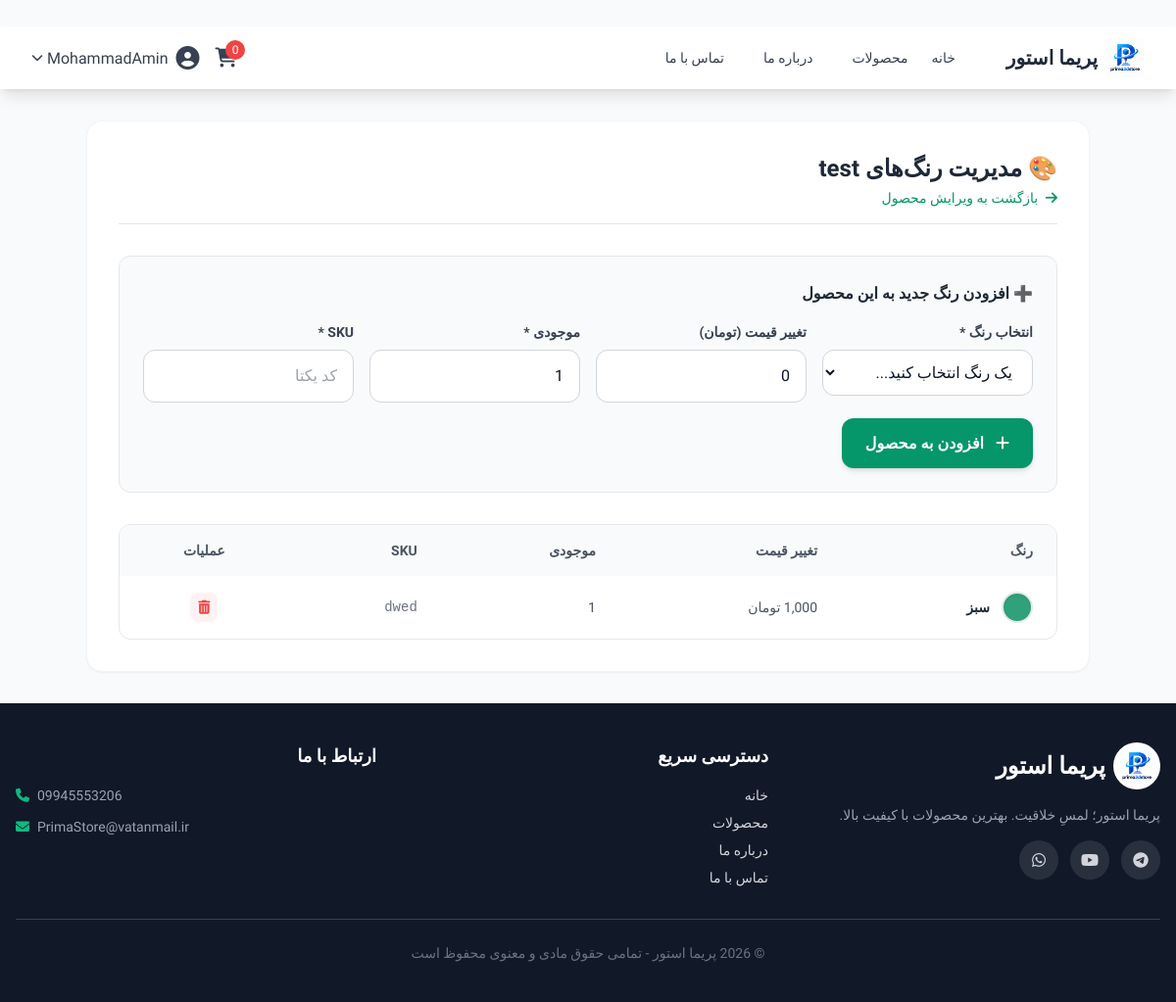
Page /admin/products/1/variants (signed in) on the committed database.
### app/main.py (models this page shows)
class User(UserMixin, db.Model):
    __tablename__ = 'users'
    id = db.Column(db.Integer, primary_key=True)
    username = db.Column(db.String(80), unique=True, nullable=False)
    email = db.Column(db.String(120), unique=True, nullable=False)
    password_hash = db.Column(db.String(200), nullable=False)
    full_name = db.Column(db.String(100))
    is_admin = db.Column(db.Boolean, default=False)
    is_active = db.Column(db.Boolean, default=True)

class Product(db.Model):
    __tablename__ = 'products'
    id = db.Column(db.Integer, primary_key=True)
    name = db.Column(db.String(200), nullable=False)
    slug = db.Column(db.String(200), unique=True, nullable=False)
    description = db.Column(db.Text)
    price = db.Column(db.Numeric(10, 2), nullable=False)
    quantity = db.Column(db.Integer, default=0)
    category_id = db.Column(db.Integer, db.ForeignKey('categories.id'))
    user_id = db.Column(db.Integer, db.ForeignKey('users.id'))
    material = db.Column(db.String(100))
    color = db.Column(db.String(50), nullable=True)
    color_name = db.Column(db.String(50), nullable=True)
    is_available = db.Column(db.Boolean, default=True)
    status = db.Column(db.String(20), default='published')
    image_url = db.Column(db.String(300), nullable=True)
    discount_price = db.Column(db.Numeric(10, 2), nullable=True)
    sales_count = db.Column(db.Integer, default=0)
    view_count = db.Column(db.Integer, default=0)
    created_at = db.Column(db.DateTime, default=db.func.current_timestamp())

class ProductVariant(db.Model):
    __tablename__ = 'product_variants'
    id = db.Column(db.Integer, primary_key=True)
    product_id = db.Column(db.Integer, db.ForeignKey('products.id'), nullable=False)
    name = db.Column(db.String(100), nullable=False)
    value = db.Column(db.String(100), nullable=False)
    color_code = db.Column(db.String(20), nullable=True)
    price_adjustment = db.Column(db.Numeric(10, 2), default=0.00)
    quantity = db.Column(db.Integer, default=0)
    sku = db.Column(db.String(100), unique=True, nullable=False)
    image_url = db.Column(db.String(300), nullable=True)
    created_at = db.Column(db.DateTime, default=db.func.current_timestamp())
    product = db.relationship('Product', backref='variants')

### app/main.py (the view)
@app.route('/admin/products/<int:product_id>/variants')
@login_required
def admin_product_variants(product_id):
    if not current_user.is_admin:
        flash('دسترسی غیرمجاز!', 'error')
        return redirect(url_for('index'))
    product = Product.query.get_or_404(product_id)
    variants = ProductVariant.query.filter_by(product_id=product_id).all()
    colors = Color.query.order_by(Color.name).all()
    return render_template('admin/variants.html', product=product, variants=variants, colors=colors)

### app/main.py (called while the page is built)
@login_manager.user_loader
def load_user(user_id):
    return User.query.get(int(user_id))

@app.template_filter('format_currency')
def format_currency(value):
    if value is None:
        return '۰ تومان'
    try:
        return f"{int(value):,} تومان"
    except:
        return '۰ تومان'

@app.context_processor
def inject_announcement():
    global announcement, announcement_link, announcement_page
    from datetime import datetime
    current_page = request.endpoint or ""
    show = False
    if announcement_page == "all":
        show = True
    elif announcement_page == "home" and current_page == "index":
        show = True
    elif announcement_page == "products" and current_page == "products":
        show = True
    elif announcement_page == "product" and current_page == "product_detail":
        show = True
    return {
        "announcement": announcement if show else None,
        "announcement_link": announcement_link if show else None,
        "now": datetime.now()
    }

### app/interfaces/templates/admin/variants.html (shortened to what this page needs)
﻿{% extends "base.html" %}
{% block content %}
<div class="max-w-5xl mx-auto bg-white rounded-2xl shadow-sm border border-gray-100 p-8">
    <div class="flex justify-between items-center mb-8 border-b pb-4">
        <div>
            <h1 class="text-2xl font-bold text-gray-800">🎨 مدیریت رنگ‌های {{ product.name }}</h1>
            <a href="/admin/products/edit/{{ product.id }}" class="text-emerald-600 hover:text-emerald-800 text-sm mt-1 inline-block">
                <i class="fas fa-arrow-right ml-1"></i> بازگشت به ویرایش محصول
            </a>
        </div>
    </div>
    <div class="bg-gray-50 p-6 rounded-xl border border-gray-200 mb-8">
        <h3 class="font-bold mb-4 text-gray-800">➕ افزودن رنگ جدید به این محصول</h3>
        <form action="/admin/products/{{ product.id }}/variants/create" method="POST">
            <div class="grid grid-cols-1 md:grid-cols-2 lg:grid-cols-4 gap-4 mb-4">
                <div>
                    <label class="block text-sm font-semibold mb-2 text-gray-700">انتخاب رنگ *</label>
                    <select id="colorSelect" required class="w-full px-4 py-3 border border-gray-300 rounded-xl focus:outline-none focus:border-emerald-500 bg-white">
                        <option value="" disabled selected>یک رنگ انتخاب کنید...</option>
                    </select>
                </div>
                <div>
                    <label class="block text-sm font-semibold mb-2 text-gray-700">تغییر قیمت (تومان)</label>
                    <input type="number" name="price_adjustment" placeholder="۰" step="1000" value="0" class="w-full px-4 py-3 border border-gray-300 rounded-xl focus:outline-none focus:border-emerald-500 bg-white">
                </div>
                <div>
                    <label class="block text-sm font-semibold mb-2 text-gray-700">موجودی *</label>
                    <input type="number" name="quantity" placeholder="تعداد" min="0" value="1" required class="w-full px-4 py-3 border border-gray-300 rounded-xl focus:outline-none focus:border-emerald-500 bg-white">
                </div>
                <div>
                    <label class="block text-sm font-semibold mb-2 text-gray-700">SKU *</label>
                    <input type="text" name="sku" placeholder="کد یکتا" required class="w-full px-4 py-3 border border-gray-300 rounded-xl focus:outline-none focus:border-emerald-500 bg-white">
                </div>
            </div>
            <button type="submit" class="bg-emerald-600 text-white px-6 py-3 rounded-xl hover:bg-emerald-700 transition font-bold shadow-md">
                <i class="fas fa-plus ml-2"></i> افزودن به محصول
            </button>
        </form>
    </div>
    <div class="bg-white rounded-xl border border-gray-200 overflow-hidden">
        <table class="w-full text-right">
            <thead>
                <tr class="bg-gray-50 text-gray-600 text-sm">
                    <th class="px-6 py-4 font-semibold">رنگ</th>
                    <th class="px-6 py-4 font-semibold">تغییر قیمت</th>
                    <th class="px-6 py-4 font-semibold">موجودی</th>
                    <th class="px-6 py-4 font-semibold">SKU</th>
                    <th class="px-6 py-4 font-semibold text-center">عملیات</th>
                </tr>
            </thead>
            <tbody class="text-sm divide-y divide-gray-100">
                {% for variant in variants %}
                <tr class="hover:bg-gray-50 transition">
                    <td class="px-6 py-4">
                        <div class="flex items-center gap-3">
                            <span class="inline-block w-8 h-8 rounded-full border-2 border-gray-200 shadow-inner" style="background-color: {{ variant.color_code or '#ccc' }};"></span>
                            <span class="font-bold text-gray-800">{{ variant.value }}</span>
                        </div>
                    </td>
                    <td class="px-6 py-4 text-gray-600">{{ variant.price_adjustment|format_currency }}</td>
                    <td class="px-6 py-4 text-gray-600">{{ variant.quantity }}</td>
                    <td class="px-6 py-4 text-gray-500 font-mono" dir="ltr">{{ variant.sku }}</td>
                    <td class="px-6 py-4 text-center">
                        <form action="/admin/variants/{{ variant.id }}/delete" method="POST" class="inline" onsubmit="return confirm('آیا از حذف این رنگ مطمئن هستید؟')">
                            <button type="submit" class="text-red-500 hover:text-red-700 bg-red-50 hover:bg-red-100 p-2 rounded-lg transition">
                                <i class="fas fa-trash-alt"></i>
                            </button>
                        </form>
                    </td>
                </tr>
                {% else %}
                <tr>
                    <td colspan="5" class="px-6 py-8 text-center text-gray-400">
                        هنوز رنگی برای این محصول اضافه نشده است.
                    </td>
                </tr>
                {% endfor %}
            </tbody>
        </table>
    </div>
</div>
{% endblock %}

### app/interfaces/templates/base.html (shortened to what this page needs)
<!DOCTYPE html>
<html lang="fa" dir="rtl">
<head>
    <script src="{{ url_for('static', filename='js/tailwind.js') }}"></script>
    <link href="https://cdnjs.cloudflare.com/ajax/libs/font-awesome/6.5.1/css/all.min.css" rel="stylesheet">
    <link rel="stylesheet" href="{{ url_for('static', filename='css/style.css') }}">
</head>
<body class="bg-gray-50 flex flex-col min-h-screen">
    <nav class="bg-white shadow-lg sticky top-0 z-50">
        <div class="max-w-7xl mx-auto px-4 sm:px-6 lg:px-8">
            <div class="flex justify-between h-16">
                <div class="flex items-center">
                    <a href="/" class="flex items-center gap-2 group">
                        <img src="{{ url_for('static', filename='images/logo.png') }}" alt="پریما استور" class="h-10 w-10 object-contain transition-transform duration-300 group-hover:scale-110 group-hover:rotate-6">
                        <span class="text-xl font-bold text-gray-800 transition-colors duration-300 group-hover:text-emerald-600">پریما استور</span>
                    </a>
                    <div class="hidden md:flex mr-10 space-x-4">
                        <a href="/" class="text-gray-700 hover:text-emerald-600 px-3 py-2 rounded-md text-sm font-medium transition">خانه</a>
                        <a href="/products" class="text-gray-700 hover:text-emerald-600 px-3 py-2 rounded-md text-sm font-medium transition">محصولات</a>
                        <a href="/about" class="text-gray-700 hover:text-emerald-600 px-3 py-2 rounded-md text-sm font-medium transition">درباره ما</a>
                        <a href="/contact" class="text-gray-700 hover:text-emerald-600 px-3 py-2 rounded-md text-sm font-medium transition">تماس با ما</a>
                    </div>
                </div>
                <div class="flex items-center space-x-4 space-x-reverse">
                    <a href="/cart" class="relative text-gray-700 hover:text-emerald-600 transition">
                        <i class="fas fa-shopping-cart text-xl"></i>
                        <span class="absolute -top-2 -right-2 bg-red-500 text-white text-xs rounded-full h-5 w-5 flex items-center justify-center">
                            {{ session.get('cart', {})|length }}
                        </span>
                    </a>
                    {% if current_user.is_authenticated %}
                    <div class="relative group">
                        <button class="flex items-center text-gray-700 hover:text-emerald-600 transition">
                            <i class="fas fa-user-circle text-2xl"></i>
                            <span class="mr-2">{{ current_user.username }}</span>
                            <i class="fas fa-chevron-down text-xs mr-1"></i>
                        </button>
                    {% else %}
                    <a href="/auth/login" class="text-gray-700 hover:text-emerald-600 transition font-medium">ورود</a>
                    <a href="/auth/register" class="bg-emerald-600 text-white px-4 py-2 rounded-lg hover:bg-emerald-700 transition font-medium">ثبت‌نام</a>
                    {% endif %}
                </div>
            </div>
        </div>
    </nav>
    <main class="flex-grow max-w-7xl mx-auto w-full px-4 py-8">
        {% block content %}{% endblock %}
    </main>
    <footer class="footer bg-gray-900 text-gray-300 mt-auto">
        <div class="max-w-7xl mx-auto px-4 py-10">
            <div class="grid grid-cols-1 md:grid-cols-3 gap-8">
                <div>
                    <a href="/" class="flex items-center gap-2 mb-4 text-white">
                        <img src="{{ url_for('static', filename='images/logo.png') }}" alt="پریما استور" class="h-12 w-12 object-contain bg-white rounded-full p-1">
                        <span class="text-2xl font-bold">پریما استور</span>
                    </a>
                    <p class="text-sm text-gray-400 mb-4">پریما استور؛ لمسِ خلاقیت. بهترین محصولات با کیفیت بالا.</p>
                    <div class="flex gap-3 mt-4">
                        <a href="#" class="social-icon"><i class="fab fa-telegram"></i></a>
                        <a href="#" class="social-icon"><i class="fab fa-youtube"></i></a>
                        <a href="#" class="social-icon"><i class="fab fa-whatsapp"></i></a>
                    </div>
                </div>
                <div>
                    <h4 class="text-white font-bold mb-4 text-lg">دسترسی سریع</h4>
                    <ul class="space-y-2 text-sm">
                        <li><a href="/" class="hover:text-emerald-400 transition">خانه</a></li>
                        <li><a href="/products" class="hover:text-emerald-400 transition">محصولات</a></li>
                        <li><a href="/about" class="hover:text-emerald-400 transition">درباره ما</a></li>
                        <li><a href="/contact" class="hover:text-emerald-400 transition">تماس با ما</a></li>
                    </ul>
                </div>
                <div>
                    <h4 class="text-white font-bold mb-4 text-lg">ارتباط با ما</h4>
                    <ul class="space-y-3 text-sm text-gray-400">
                        <li class="flex items-center gap-2" dir="ltr"><i class="fas fa-phone text-emerald-500"></i> 09945553206</li>
                        <li class="flex items-center gap-2" dir="ltr"><i class="fas fa-envelope text-emerald-500"></i> PrimaStore@vatanmail.ir</li>
                    </ul>
                </div>
            </div>
            <div class="border-t border-gray-700 mt-8 pt-6 text-center text-sm text-gray-500">
                © 2026 پریما استور - تمامی حقوق مادی و معنوی محفوظ است
            </div>
        </div>
    </footer>
</body>
</html>

### app/interfaces/static/css/style.css (style rules this page uses)
:root { --bg-primary: #f0f2f5; --bg-secondary: #ffffff; --bg-card: #ffffff; --bg-card-hover: #f8faff; --text-primary: #0a1628; --text-secondary: #4a5568; --text-muted: #a0aec0; --border-color: #e2e8f0; --primary: #2563eb; --primary-dark: #1d4ed8; --primary-light: rgba(37, 99, 235, 0.1); --primary-gradient: linear-gradient(135deg, #2563eb, #7c3aed); --secondary: #0ea5e9; --accent: #ec4899; --success: #10b981; --warning: #f59e0b; --shadow-sm: 0 1px 3px rgba(0,0,0,0.06); --shadow: 0 4px 20px rgba(0,0,0,0.08); --shadow-lg: 0 8px 40px rgba(0,0,0,0.12); --shadow-xl: 0 12px 60px rgba(0,0,0,0.16); --shadow-primary: 0 4px 20px rgba(37, 99, 235, 0.35); --radius: 16px; --radius-lg: 24px; --transition: all 0.3s cubic-bezier(0.4, 0, 0.2, 1); }
* { margin: 0; padding: 0; box-sizing: border-box; }
html { scroll-behavior: smooth; }
body { background: var(--bg-primary); color: var(--text-primary); font-family: 'Vazirmatn', system-ui, -apple-system, sans-serif; transition: var(--transition); min-height: 100vh; line-height: 1.7; }

### app/interfaces/templates/base.html (style rules this page uses)
body { font-family: 'Vazirmatn', sans-serif; }
.footer .social-icon { display: inline-flex; align-items: center; justify-content: center; width: 40px; height: 40px; border-radius: 50%; background: rgba(255,255,255,0.1); transition: all 0.3s; }

### rows in the picture
User: username "MohammadAmin"
Product: name "test"
ProductVariant: value "سبز", price_adjustment "1,000 تومان", quantity "1", sku "dwed"

### other values in the picture
{{ session.get('cart', {})|length }} "0"
